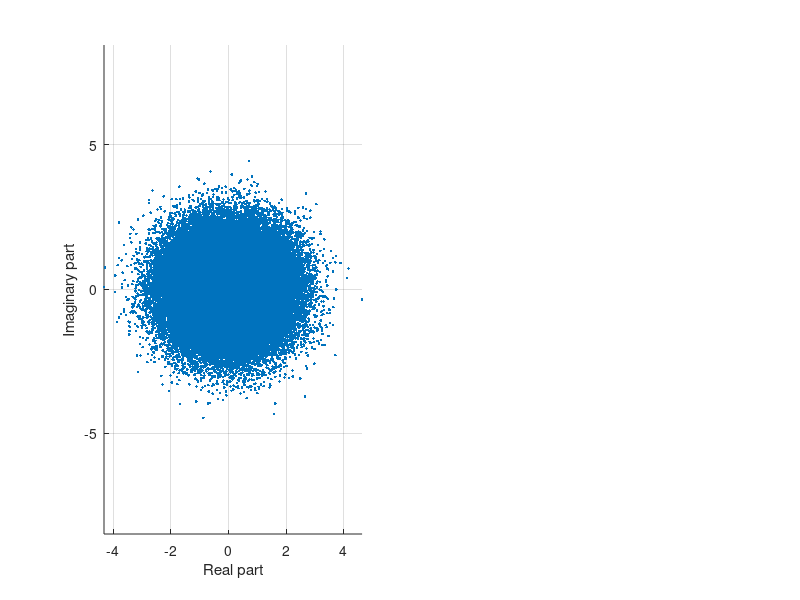

MATLAB code to generate this figure: (Note: this script raises an error after producing the figure.)
%% 3.1 (a)

%Signal length
N=100000;
%Generating circular white noise
x = randn(1,N)+1j*randn(1,N); 

%Generating WLMA(1) process
signal = zeros(1,length(x));
b = [1 (1.5+1*1j) (2.5-0.5*1j)];
signal(1) = x(1);
for i = 1:N-1
    signal(i+1) = b(1)*x(i+1) + b(2)*x(i) + b(3)*conj(x(i));
end

% Calculate the Circularity coefficients
circularity_coef_WGN = abs(mean(x .^ 2)) / mean(abs(x) .^ 2);
circularity_coef_signal = abs(mean(signal .^ 2)) / mean(abs(signal) .^ 2);

%Checking circularity of WGN
figure;
subplot(1,2,1)
scatter(real(x),imag(x),'.')
xlabel('Real part')
ylabel('Imaginary part')
grid on

axis equal; 
title(['WGN with |\rho| =',num2str(round(circularity_coef_WGN,4))]) 

%Checking circularity of Signal (WLMA(1) process)
subplot(1,2,2)
scatter(real(signal),imag(signal),'r','.')
xlabel('Real part')
ylabel('Imaginary part')
grid on
axis equal;
title(['WLMA(1) with |\rho| =',num2str(round(circularity_coef_signal,3))]) 
N_iter=100;
mu = 0.03;  %learning rate
num_coef=length(b)-1;
N=1000; %Signal length

%Initialising matrices
error_CLMS = zeros(N_iter,N);
error_ACLMS = zeros(N_iter,N);

for iter=1:N_iter
    %Generating circular white noise
    x = randn(1,N)+1j*randn(1,N);
    %Generating WLMA(1) process
    signal = zeros(1,length(x));
    b = [1 (1.5+1*1j) (2.5-0.5*1j)];
    signal(1) = x(1);
    for i = 1:N-1
        signal(i+1) = b(1)*x(i+1) + b(2)*x(i) + b(3)*conj(x(i));
    end
        
    % Implementing the CLMS algorithm
    [signal_est_CLMS,error_1,~] = CLMS_MA(x,signal,mu,num_coef);
    error_CLMS(iter,:) = error_1;
    
    %Implementing the ACLMS algorithm
    [signal_est_ACLMS,error_2,~,~] = ACLMS_MA(x,signal,mu,num_coef);
    error_ACLMS(iter,:) = error_2;
end

%Obtaining learning curves
figure;

plot(10 * log10(mean(abs(error_CLMS).^2,1)),'Linewidth',1)
hold on
plot(10 * log10(mean(abs(error_ACLMS).^2,1)),'Linewidth',1)
xlabel('Sample','FontSize',11);
ylabel('Square error (dB)','FontSize',11);
legend('CLMS','ACLMS')
title('Learning curves for CLMS and ACLMS algorithms','FontSize',11)
grid on


%% 3.1 (b)

clc; clear variables; close all;

% Load the wind data from MAT files
high_wind = load('high-wind.mat');
medium_wind = load('medium-wind.mat');
low_wind = load('low-wind.mat');

% Assuming the MAT files contain variables named 'v_east' and 'v_north',
% and these variables are directly accessible after loading.
% Form complex-valued wind signals
high_wind_complex = high_wind.v_east + 1j * high_wind.v_north;
medium_wind_complex = medium_wind.v_east + 1j * medium_wind.v_north;
low_wind_complex = low_wind.v_east + 1j * low_wind.v_north;

% Collect the wind signals into an array or cell array for easier processing
wind_signals = {high_wind_complex, medium_wind_complex, low_wind_complex};

% Correct colors and titles to match provided instruction
colors = {'r', 'b', 'm'}; % Red, Blue, Magenta for high, medium, and low speeds respectively
titles = {'High-speed wind data', 'Medium-speed wind data', 'Low-speed wind data'};

mus = [0.001, 0.01, 0.1]; % Learning rates for high, medium, low wind speeds
filter_orders = 1:30; % Filter lengths to test
mse_CLMS = zeros(length(filter_orders), 3); % MSE storage for CLMS
mse_ACLMS = zeros(length(filter_orders), 3); % MSE storage for ACLMS

% Plot circularity plots and compute MSE
figure;
for i = 1:3 % Loop over wind speeds
    % Plotting circularity plots
    subplot(1, 3, i);
    scatter(real(wind_signals{i}), imag(wind_signals{i}), '.', 'MarkerEdgeColor', colors{i});
    title([titles{i} ' with |ρ| = ' num2str(round(abs(mean(wind_signals{i} .^ 2)) / mean(abs(wind_signals{i}) .^ 2), 4))]);
    xlabel('Real part (East)');
    ylabel('Imaginary part (North)');
    grid on; axis equal;
    
    % MSE computation
    x_signal = [0; wind_signals{i}(1:end-1)]; % Lagged signal for prediction
    d_signal = wind_signals{i}; % Desired signal
    for j = filter_orders
        [~, error_CLMS] = CLMS_wind(x_signal, d_signal, mus(i), j);
        mse_CLMS(j, i) = mean(abs(error_CLMS).^2);
        
        [~, error_ACLMS] = ACLMS_wind(x_signal, d_signal, mus(i), j);
        mse_ACLMS(j, i) = mean(abs(error_ACLMS).^2);
    end
end

% Plot MSE results in dB
figure;
for i = 1:3
    subplot(1, 3, i);
    plot(filter_orders, pow2db(mse_CLMS(:, i)), 'LineWidth', 1); hold on;
    plot(filter_orders, pow2db(mse_ACLMS(:, i)), 'LineWidth', 1);
    title([titles{i} '-speed Wind Data']);
    xlabel('Model Order');
    ylabel('MSPE (dB)');
    legend('CLMS', 'ACLMS'); grid on;
end

%% 3.1 (c)

% Define system parameters
fs = 1000;  % Sampling frequency (Hz)
f0 = 50;    % System frequency (Hz)
phi = 0;    % Phase shift (radians)
V = 1;      % Peak voltage (balanced condition)
N = 1000;   % Number of samples
t = (0:N-1)'/fs;  % Time vector

% Generate balanced voltages
va_bal = V * cos(2*pi*f0*t + phi);
vb_bal = V * cos(2*pi*f0*t + phi + 2*pi/3);
vc_bal = V * cos(2*pi*f0*t + phi - 2*pi/3);

% Generate unbalanced voltages (magnitude only change)
va_unbal_mag = 1 * cos(2*pi*f0*t + phi);  % Slightly higher magnitude
vb_unbal_mag = 1.1 * cos(2*pi*f0*t + phi + 2*pi/3);
vc_unbal_mag = 0.5 * cos(2*pi*f0*t + phi - 2*pi/3);

% Generate unbalanced voltages (phase only change)
va_unbal_phase = V * cos(2*pi*f0*t + phi + 30);  % Slightly phase shifted
vb_unbal_phase = V * cos(2*pi*f0*t + phi + 2*pi/3 );
vc_unbal_phase = V * cos(2*pi*f0*t + phi - 2*pi/3 - 0.1);

% Clarke Transformation matrix
C = sqrt(2/3) * [sqrt(2)/2 sqrt(2)/2 sqrt(2)/2; 1 -1/2 -1/2; 0 sqrt(3)/2 -sqrt(3)/2];

% Apply Clarke Transform to balanced and unbalanced systems (magnitude only)
v_bal_mag = C * [va_bal vb_bal vc_bal]';
v_unbal_mag = C * [va_unbal_mag vb_unbal_mag vc_unbal_mag]';

% Apply Clarke Transform to balanced and unbalanced systems (phase only)
v_bal_phase = C * [va_bal vb_bal vc_bal]';
v_unbal_phase = C * [va_unbal_phase vb_unbal_phase vc_unbal_phase]';

% Extract alpha-beta components for plotting
v_alpha_beta_bal_mag = v_bal_mag(2,:) + 1j*v_bal_mag(3,:);
v_alpha_beta_unbal_mag = v_unbal_mag(2,:) + 1j*v_unbal_mag(3,:);

v_alpha_beta_bal_phase = v_bal_phase(2,:) + 1j*v_bal_phase(3,:);
v_alpha_beta_unbal_phase = v_unbal_phase(2,:) + 1j*v_unbal_phase(3,:);

% Calculate circularity coefficients for balanced and unbalanced systems
% Balanced system
circ_coef_bal = abs(mean(v_alpha_beta_bal_mag.^2)) / mean(abs(v_alpha_beta_bal_mag).^2);
% Unbalanced system due to magnitude only change
circ_coef_unbal_mag = abs(mean(v_alpha_beta_unbal_mag.^2)) / mean(abs(v_alpha_beta_unbal_mag).^2);
% Unbalanced system due to phase only change
circ_coef_unbal_phase = abs(mean(v_alpha_beta_unbal_phase.^2)) / mean(abs(v_alpha_beta_unbal_phase).^2);

% Plot circularity diagrams
figure;

% Magnitude Change Circularity Diagram
subplot(1, 2, 1);
grid on;
plot(real(v_alpha_beta_bal_mag), imag(v_alpha_beta_bal_mag),LineWidth=1.5);
hold on;
plot(real(v_alpha_beta_unbal_mag), imag(v_alpha_beta_unbal_mag),LineWidth=1.5);
axis equal;
xlabel('Real Part');
ylabel('Imaginary Part');
title({'Balanced vs Unbalanced (Magnitude Only)', ...
       sprintf('Balanced |\\rho| = %.4f, Unbalanced |\\rho| = %.4f', circ_coef_bal, circ_coef_unbal_mag), ...
       sprintf('Magnitudes: V_{a} = %g, V_{b} = %g, V_{c} = %g', V, 1.1*V, 0.5*V)});
legend({'Balanced', 'Unbalanced (Magnitude Only)'});
xlim([-2 2])
% Phase Change Circularity Diagram
subplot(1, 2, 2);
grid on;
plot(real(v_alpha_beta_bal_phase), imag(v_alpha_beta_bal_phase),LineWidth=1.5);
hold on;
plot(real(v_alpha_beta_unbal_phase), imag(v_alpha_beta_unbal_phase),LineWidth=1.5);
axis equal;
xlabel('Real Part');
ylabel('Imaginary Part');
title({'Balanced vs Unbalanced (Phase Only)', ...
       sprintf('Balanced |\\rho| = %.4f, Unbalanced |\\rho| = %.4f', circ_coef_bal, circ_coef_unbal_phase), ...
       sprintf('Phase Shift: |\\Delta_{a}| = %g rad, |\\Delta_{c}| = %g rad', 30, -0.1)});
legend({'Balanced', 'Unbalanced (Phase Only)'});
xlim([-2 2])

%% 3.1 (e)


% Define simulation parameters
N = 5000; % Number of time samples
n = 0:N-1; % Time axis
f_0 = 50; % System frequency in Hz
f_s = 1000; % Sampling frequency in Hz
mu = 0.05; % Adaptation gain for both algorithms

% Generate balanced and unbalanced system voltages
V_bal = [1, 1, 1];
delta_bal = [0, 0];
phi_bal = 0; % Common nominal phase shift for balanced system 

V_unbal = [1.8, 0.8, 2.2];
delta_unbal = [1.3,0.5, 2.9];
phi_unbal = 0; % Common nominal phase shift for unbalanced system

% Generating phase voltages and applying Clarke Transform
Voltage_Clarke_bal = generateClarkeVoltage(V_bal, delta_bal, phi_bal, f_0, f_s, n);
Voltage_Clarke_unbal = generateClarkeVoltage(V_unbal, delta_unbal, phi_unbal, f_0, f_s, n);

% Estimate frequencies using CLMS and ACLMS
[f0_bal_CLMS, f0_bal_ACLMS] = estimateFrequency(Voltage_Clarke_bal, f_s, mu);
[f0_unbal_CLMS, f0_unbal_ACLMS] = estimateFrequency(Voltage_Clarke_unbal, f_s, mu);

% Plotting results for balanced and unbalanced systems
plotFrequencyEstimates(f0_bal_CLMS, f0_bal_ACLMS, f0_unbal_CLMS, f0_unbal_ACLMS);

%% 3.2 (a)

clear all; clc;

n_samples = 1500;
f = [100*ones(500,1); ...
    100*ones(500,1) + ([501:1000]' - 500)/2; ...
    100*ones(500,1) + (([1001:1500]' -  1000)/25).^2];
phi = cumsum(f);
fs = 1500;
variance = 0.05;
eta = wgn(n_samples,1,pow2db(variance),'complex');
y = exp(1i*2*pi*phi/fs) + eta;

% Plotting frequency
figure(1); 
subplot(1,3,1); hold on; set(gca,'fontsize', 16);
plot([1:n_samples], f,'K');
grid on;
xlabel('Samples'); ylabel('Frequency (Hz)');
title('Frequency modulated (FM) signal'); hold off;

% Plotting only AR(1) power spectrum in the middle subplot
subplot(1,3,2); hold on; set(gca,'fontsize', 16);
% Finding AR(1) coefficients
a_ar1 = aryule(y, 1);
[H_ar1,w_ar1] = freqz(1,a_ar1,n_samples,fs);
P_ar1 = abs(H_ar1).^2;
plot(w_ar1, pow2db(P_ar1));
grid on;
title('Power Spectrum of FM signal AR(1) model')
xlabel('Frequency (Hz)'); 
ylabel('Magnitude (dB)');
legend('p=1');
hold off;

% Plotting PSD of signal from estimates for different orders
order = [1, 5, 10, 20];
subplot(1,3,3); hold on; set(gca,'fontsize', 16);
H = zeros(4,1500); w = zeros(4,1500);
for i = 1:4
    % Finding AR coefficients
    a = aryule(y,order(i));
    [H(i,:),w(i,:)] = freqz(1,a,n_samples,fs);
    P = abs(H(i,:)).^2;
    plot(w(i,:), pow2db(P));
end
plot(mean(f)*ones(1,1500), linspace(-10,30,1500),'--')
grid on;
title('Power Spectrum of FM signal with Different Model Orders (p)')
xlabel('Frequency (Hz)'); 
ylabel('Magnitude (dB)');
leg = arrayfun(@(a)strcat('p=',num2str(a)),order,'uni',0);
leg{end+1} = 'Average FM Value';
legend(leg); 
hold off;

%% 3.2 (b)

%% General Parameters
N = 1500; % Number of time samples to be used
fs = 1500; % Sampling frequency in Hz

%% Signal Generation
% Generating circular white noise
eta = sqrt(0.05) .* randn(1, N) + 1j * sqrt(0.05) .* randn(1, N);

% Generating phase and frequency directly in the script
freq = [100 * ones(1, 500), 100 + ((1:500) - 1) / 2, 100 + (((1:500) - 1) / 25).^2];
phase = cumsum(freq); % Cumulative sum to get phase

% Generating frequency-modulated (FM) signal
y = exp(1j * ((2 * pi * phase) / fs)) + eta;

%% Implementing the CLMS Algorithm - Data is Mostly Circular
coef = 1; % AR(1) process
N_points = 1024;
figure;
mu_values = [0.001, 0.01, 0.1];

for index = 1:length(mu_values)
    mu = mu_values(index);
    % Estimate AR coefficients using CLMS
    [~, ~, ar_CLMS] = CLMS_AR_3b(y, mu, coef);

    % Initialize matrix to store power spectra
    H = zeros(N_points, N);
    for k = 1:N
        % Compute power spectrum at each time step
        [h, f] = freqz(1, [1; -conj(ar_CLMS(k))'], N_points, fs);
        H(:, k) = abs(h).^2;
    end

    % Normalize power spectra to mitigate outliers
    medianH = 50 * median(median(H));
    H(H > medianH) = medianH;

    % Plot time-frequency diagram
    subplot(1, 3, index)
    surf(1:N, f, H, 'LineStyle', 'none');
    view(2);
    colorbar;
    ylabel('Frequency (Hz)');
    xlabel('Sample Index');
    title(['\mu = ', num2str(mu)]);
    ylim([0 fs/2]); % Adjusted frequency axis to half of sampling rate
end




%% 3.2 (c)

clc; 
clear variables; 
close all;

% Parameters
n_samples = 1500;
fs = 1000; % Sampling frequency
variance = 0.05;

% Generate FM signal
t = (1:n_samples)'; % Time vector
f1 = 100 * ones(500, 1);
f2 = f1 + (t(501:1000) - 500) / 2;
f3 = f1 + ((t(1001:1500) - 1000) / 25).^2;
frequencies = [f1; f2; f3]; % Combined frequency components
phi = cumsum(frequencies); % Phase
eta = wgn(n_samples, 1, pow2db(variance), 'complex'); % Noise
y = exp(1i * 2 * pi * phi / fs) + eta; % FM signal with noise

% Create Fourier input signal
frequencies_axis = (0:fs-1)';
x = (1/fs) * exp(1i * 2 * pi * frequencies_axis * t' ./ fs); % Fourier basis

% Test for different leakages and plot results
leaks = [0, 0.05, 0.5];
figure(1);
for idx = 1:numel(leaks)
    [weights, ~] = dft_clms(y.', x, leaks(idx));
    
    % Plotting setup
    subplot(numel(leaks), 1, idx); hold on; set(gca, 'fontsize', 16);
    mesh(t, frequencies_axis(1:floor(fs/2)), abs(weights(1:floor(fs/2),:)).^2);
    view(2);
    xlabel('Samples'); ylabel('Frequency (Hz)'); ylim([0, 500]);
    title(sprintf('Time-frequency spectrum of FM Signal using DFT-CLMS (\\gamma = %g)', leaks(idx)));
    colorbar; hold off;
end

%% 3.2 (d)


clc; clear variables; close all;
load('EEG_Data_Assignment2.mat');

a = 1000;
t_range = a:a+1199; % Defining the time range
POz = detrend(POz(t_range)); % Detrending the signal within the specified range
n_samples = length(t_range);
fs = 1000; % Sampling frequency, assuming it's defined in 'EEG_Data_Assignment2.mat'
f_ax = 0:fs-1; % Frequency axis

% Correcting the generation of the Fourier input signal
% Using a time vector that corresponds to the points in t_range
time_vec = (0:n_samples-1) / fs; % Time vector in seconds
x = (1/fs) * exp(1i * 2 * pi * f_ax' * time_vec); % Corrected matrix dimensions

[w,~] = dft_clms(POz, x, 0);

% Plotting results
figure(1); hold on; set(gca,'fontsize', 16);
mesh(t_range, f_ax(1:floor(fs/2)), abs(w(1:floor(fs/2),:)).^2);
view(2); ylim([0,100]);
xlabel('Samples');
ylabel('Frequency (Hz)');
title('Time-frequency spectrum of EEG (POz) Signal using DFT-CLMS');
colorbar; % Adds a color bar to indicate magnitude
hold off;


 
%%
function [y, error, weights] = CLMS_MA(x, d, mu, filter_order)
    N = length(d);  % Total number of samples
    weights = zeros(filter_order, N + 1);  % Include N+1 for initial weights
    y = zeros(N, 1);  % Initialize output signal
    error = zeros(N, 1);  % Initialize error signal

    for n = filter_order:N
        x_n = x(n:-1:n-filter_order+1);  % Input vector
        % Ensure x_n is a column vector explicitly
        x_n = reshape(x_n, [filter_order, 1]);
        % Calculate output
        y(n) = weights(:, n)' * x_n;  % Error here indicates x_n might not be correctly shaped
        error(n) = d(n) - y(n);  % Calculate error
        % Update weights
        weights(:, n + 1) = weights(:, n) + mu * conj(error(n)) * x_n;
    end

    weights = weights(:, 2:end);  % Adjust to remove initial zero column
end




function [y, error, h, g] = ACLMS_MA(x, d, mu, filter_order)
    

    N = length(d);  % Number of samples in desired signal
    h = zeros(filter_order, N);  % Weight matrix h initialization
    g = zeros(filter_order, N);  % Weight matrix g initialization
    y = zeros(N, 1);  % Output signal initialization
    error = zeros(N, 1);  % Error signal initialization

    for n = filter_order:N
        % Augmented input vector (using past values and their conjugates)
        x_n = x(n:-1:n-filter_order+1).';
        x_n_conj = conj(x_n);
        
        % Output and error calculation
        y(n) = h(:, n)' * x_n + g(:, n)' * x_n_conj;
        error(n) = d(n) - y(n);
        
        % Weights update
        h(:, n + 1) = h(:, n) + mu * conj(error(n)) * x_n;
        g(:, n + 1) = g(:, n) + mu * conj(error(n)) * x_n_conj;
    end

end


function [y, error, weights] = CLMS_wind(x, d, mu, filter_order)


    N = length(d); % Number of samples
    y = zeros(N, 1); % Initialize output signal
    error = zeros(N, 1); % Initialize error vector with correct size
    weights = zeros(filter_order, N+1); % Initialize weights; include initial condition

    for n = filter_order:N
        % Select the current window of input samples
        x_n = x(n:-1:n-filter_order+1);
        
        % Predict the current sample
        y(n) = weights(:, n)' * x_n;
        
        % Calculate the prediction error
        error(n) = d(n) - y(n);
        
        % Update the weights
        weights(:, n+1) = weights(:, n) + mu * conj(error(n)) * x_n;
    end

    % Discard the initial condition from weights for the output
    weights = weights(:, 2:end);
end




function [y, error, h, g] = ACLMS_wind(x, d, mu, filter_order)


    N = length(d); % Number of samples
    y = zeros(N, 1); % Initialize output signal
    error = zeros(N, 1); % Initialize error vector with the correct size
    h = zeros(filter_order, N+1); % Initialize 'h' weights; include initial condition
    g = zeros(filter_order, N+1); % Initialize 'g' weights for conjugate inputs; include initial condition

    for n = filter_order:N
        % Form the input vector and its conjugate from the last 'filter_order' samples
        x_n = x(n:-1:n-filter_order+1);
        x_conj_n = conj(x_n);
        
        % Calculate the output and error for current sample
        y(n) = h(:, n)' * x_n + g(:, n)' * x_conj_n;
        error(n) = d(n) - y(n);
        
        % Update weights
        h(:, n+1) = h(:, n) + mu * conj(error(n)) * x_n;
        g(:, n+1) = g(:, n) + mu * conj(error(n)) * x_conj_n;
    end

    % Discard the initial condition from weights for the output
    h = h(:, 2:end);
    g = g(:, 2:end);
end




function Voltage_Clarke = generateClarkeVoltage(V, delta, phi, f_0, f_s, n)
    % Generate phase voltages
    V_a = V(1) * cos(2*pi*(f_0/f_s)*n + phi);
    V_b = V(2) * cos(2*pi*(f_0/f_s)*n + phi + delta(1) - (2*pi/3));
    V_c = V(3) * cos(2*pi*(f_0/f_s)*n + phi + delta(2) + (2*pi/3));

    % Apply Clarke Transform
    C = sqrt(2/3) * [sqrt(2)/2, sqrt(2)/2, sqrt(2)/2; 1, -0.5, -0.5; 0, sqrt(3)/2, -sqrt(3)/2];
    Voltage_Clarke = C * [V_a; V_b; V_c];
    Voltage_Clarke = Voltage_Clarke(2,:) + 1j*Voltage_Clarke(3,:);
end





function [f0_CLMS, f0_ACLMS] = estimateFrequency(input_x, f_s, mu)
    coef = 1; % Assuming AR(1) process
    [~, ~, h_CLMS] = CLMS_pred_AR(input_x, mu, coef);
    f0_CLMS = abs((f_s/(2*pi)) * atan(imag(h_CLMS)./real(h_CLMS)));

    [~, ~, h_ACLMS, g_ACLMS] = ACLMS_pred_AR(input_x, mu, coef);
    f0_ACLMS = abs((f_s/(2*pi)) * atan(sqrt((imag(h_ACLMS).^2) - abs(g_ACLMS).^2) ./ real(h_ACLMS)));
end




function plotFrequencyEstimates(f0_bal_CLMS, f0_bal_ACLMS, f0_unbal_CLMS, f0_unbal_ACLMS)
    % Plotting results for balanced and unbalanced systems as subplots
    figure;
    subplot(2, 1, 1);
    plot(f0_bal_CLMS, 'LineWidth', 1.2);
    hold on;
    plot(f0_bal_ACLMS, 'LineWidth', 1.2);
    yline(50,'k--','LineWidth', 1);
    xlabel('Sample', 'FontSize', 11);
    ylabel('Estimated frequency', 'FontSize', 11);
    title('Balanced System', 'FontSize', 11);
    legend('CLMS', 'ACLMS', 'Theoretical frequency');
    ylim([0 60]);
    xlim([0 1000]);
    grid on;
   

    subplot(2, 1, 2);
    plot(f0_unbal_CLMS, 'LineWidth', 1.2);
    hold on;
    plot(f0_unbal_ACLMS, 'LineWidth', 1.2);
    yline(50,'k--','LineWidth', 1);
    xlabel('Sample', 'FontSize', 11);
    ylabel('Estimated frequency ', 'FontSize', 11);
    title('Unbalanced System', 'FontSize', 11);
    legend('CLMS', 'ACLMS', 'Theoretical frequency');
    ylim([0 60]);
    xlim([0 1000]);
    grid on;
   
end




function [x_hat, error, h, g] = ACLMS_pred_AR(input_x, adapt_gain, filter_order)
    N = length(input_x);  % Total number of samples
    
    % Construct input matrix x_n
    x_n = zeros(filter_order, N);
    for k = 1:filter_order
        x_n(k, k+1:end) = input_x(1:end-k);
    end

    % Initialize variables
    x_hat = zeros(N, 1);
    error = zeros(N, 1);
    h = zeros(filter_order, N+1);  % Weight matrix for h, includes initial zero column
    g = zeros(filter_order, N+1);  % Weight matrix for g, includes initial zero column
    
    % Set initial weights for h to 1
    h(:, 1) = ones(filter_order, 1);
    
    % Main ACLMS loop
    for n = 1:N
        % Compute the output using both h and g weights
        x_hat(n) = h(:, n)' * x_n(:, n) + g(:, n)' * conj(x_n(:, n));
        
        % Calculate the error
        error(n) = input_x(n) - x_hat(n);
        
        % Update weights using the ACLMS algorithm
        h(:, n+1) = h(:, n) + adapt_gain * conj(error(n)) * x_n(:, n);
        g(:, n+1) = g(:, n) + adapt_gain * conj(error(n)) * conj(x_n(:, n));
    end
    
    % Remove the initial zero column from weights
    h = h(:, 2:end);
    g = g(:, 2:end);
end




function [x_hat,error,h] = CLMS_pred_AR(input_x,adapt_gain,filter_order)
    
    N=length(input_x); 
    x_n = zeros(filter_order, N);
    %Obtaining x_n
    for k = 1: filter_order
        x_n(k, :) = [zeros(1, k), input_x(1: N - k)];
    end
    
    %Initialising variables
    error=zeros(1,N);
    h = zeros(filter_order,N+1); %Stores weight time-evolution
    x_hat = zeros(1,N);
    
%     Setting h(0) to 1.
    h(:,1) = ones(filter_order,1);
    
    for n=1:N
        x_hat(n) = h(:,n)'*x_n(:,n);
        %CLMS error
        error(n)=input_x(n)-x_hat(n); %Error calculation
        %CLMS update rule
        h(:,n+1)=h(:,n)+adapt_gain*conj(error(n))*x_n(:,n);
    end
    h = h(:,2:end); %Discarding the first term.
end




function [x_hat, error, h] = CLMS_AR_3b(input_x, adapt_gain, filter_order)
    N = length(input_x);  % Total number of samples
    x_n = zeros(filter_order, N); % Pre-allocate for speed
    
    % Generate lagged versions of the input signal
    for k = 1:filter_order
        x_n(k, k+1:end) = input_x(1:end-k);  % Efficient lagging
    end

    error = zeros(1, N);  % Prediction error initialization
    h = zeros(filter_order, N+1); % Weight matrix including initial column
    x_hat = zeros(1, N);  % Predicted signal initialization
    
    % Adaptive filtering using CLMS
    for n = 1:N
        x_hat(n) = h(:, n)' * x_n(:, n);  % Predicted signal using current weights
        error(n) = input_x(n) - x_hat(n);  % Prediction error
        h(:, n+1) = h(:, n) + adapt_gain * conj(error(n)) * x_n(:, n);  % Weight update
    end
    
    h = h(:, 2:end); % Discard the initial column to align with the error and x_hat
end




function [weights, error] = dft_clms(y, x, leak)
 

    [num_freqs, num_samples] = size(x);
    weights = zeros(num_freqs, num_samples, 'like', 1i); 
    error = zeros(num_samples, 1, 'like', 1i);
    learning_rate = 1;

    for n = 1:num_samples
        error(n) = y(n) - weights(:, n).' * x(:, n);
        if n < num_samples
            weights(:, n+1) = (1 - learning_rate * leak) * weights(:, n) + learning_rate * conj(error(n)) * x(:, n);
        end
    end
end